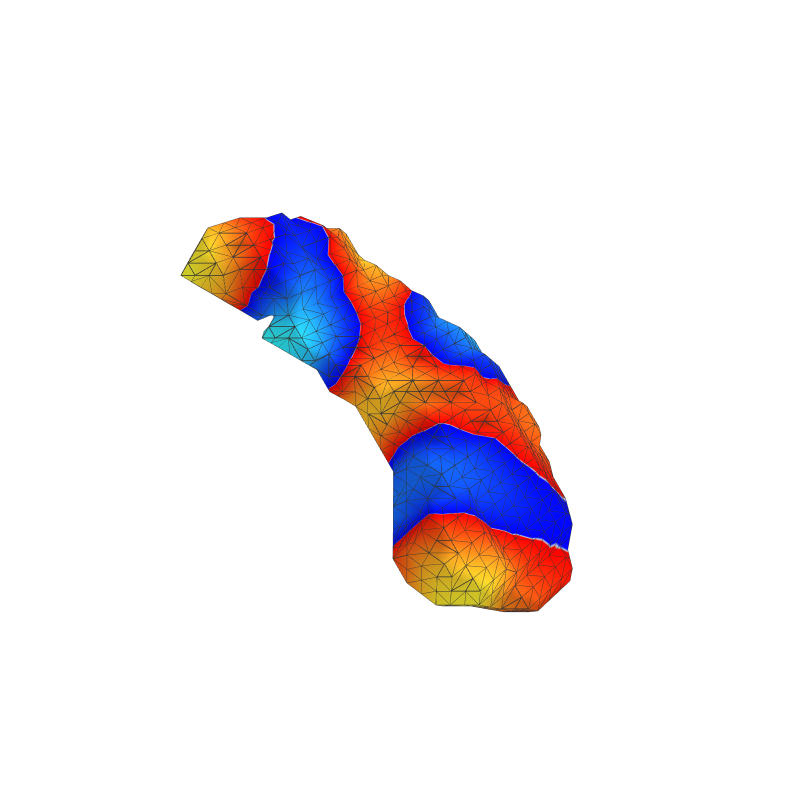

Notebook code cell kept with this figure:
### Code cell
# Visualise mode 9
plot_tet_mesh(solver.geometry, vfunc=solver.emodes[:, 9], plot_edges=True)

### Figure 1 — Plotly figure (JSON) as saved in the notebook; plotly's stock layout.template omitted (floating-point values rounded to 4 significant figures; data arrays with more than 128 entries replaced by an {"elided": "..."} marker saying what was removed)
{"data": [{"colorscale": [[0, "rgb(51, 255, 255)"], [0.6084, "rgb(0, 0, 255)"], [0.6084, "rgb(190, 210, 220)"], [0.6104, "rgb(190, 210, 220)"], [0.6104, "rgb(255, 0, 0)"], [1, "rgb(255, 255, 51)"]], "flatshading": false, "i": {"elided": "2056 int values"}, "intensity": {"elided": "1443 float values"}, "j": {"elided": "2056 int values"}, "k": {"elided": "2056 int values"}, "showscale": false, "type": "mesh3d", "x": {"elided": "1443 float values"}, "y": {"elided": "1443 float values"}, "z": {"elided": "1443 float values"}}, {"line": {"color": "rgb(50,50,50)", "width": 1.5}, "mode": "lines", "type": "scatter3d", "x": {"elided": "10280 float values"}, "y": {"elided": "10280 float values"}, "z": {"elided": "10280 float values"}}], "layout": {"height": 800, "scene": {"xaxis": {"showbackground": false, "showgrid": false, "showline": false, "showticklabels": false, "title": {"text": ""}, "zeroline": false}, "yaxis": {"showbackground": false, "showgrid": false, "showline": false, "showticklabels": false, "title": {"text": ""}, "zeroline": false}, "zaxis": {"showbackground": false, "showgrid": false, "showline": false, "showticklabels": false, "title": {"text": ""}, "zeroline": false}}, "width": 800}}
